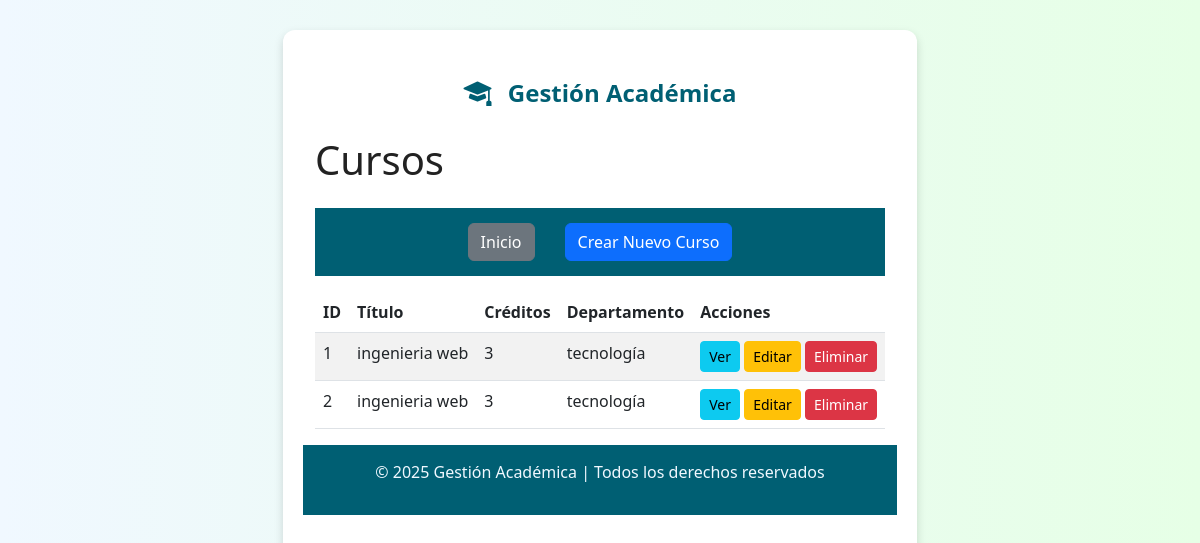
The app's page /cursos/, older data.
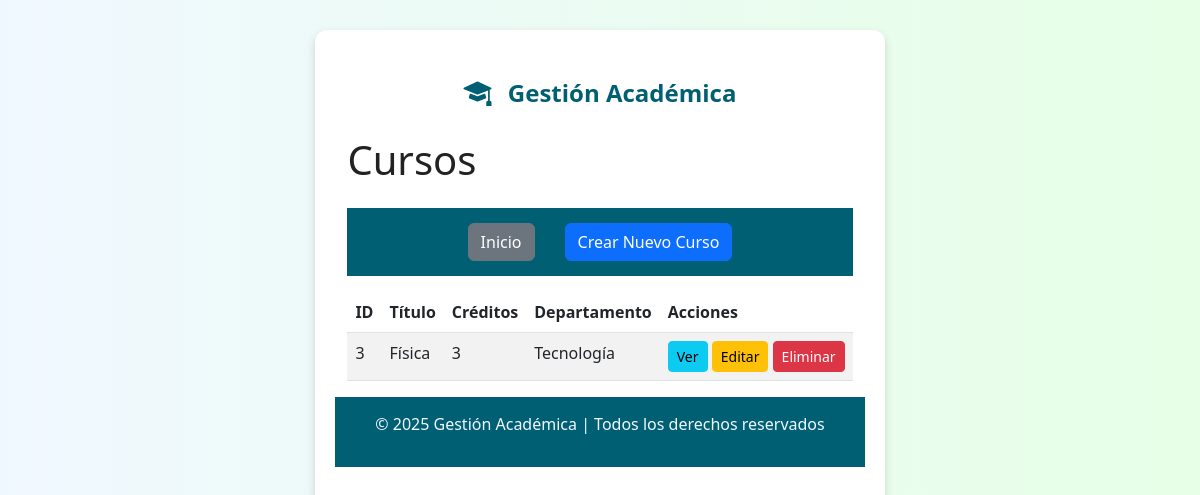
The same page, newer data.
### gestion_academica/models.py (models this page shows, shortened)
class Curso(models.Model):
    titulo = models.CharField(max_length=200)
    creditos = models.IntegerField()
    descripcion = models.TextField()
    departamento = models.ForeignKey(Departamento, on_delete=models.CASCADE, related_name='cursos')
    profesores = models.ManyToManyField(Profesor, related_name='cursos')  # Relación muchos a muchos

class Departamento(models.Model):
    nombre = models.CharField(max_length=100)
    descripcion = models.TextField()

### gestion_academica/views.py (the view)
# urls.py: path('cursos/', views.lista_cursos, name='lista_cursos'),
def lista_cursos(request):
    cursos = Curso.objects.all()
    return render(request, 'gestion_academica/lista_cursos.html', {'cursos': cursos})

### gestion_academica/templates/gestion_academica/lista_cursos.html
{% extends "base.html" %}
{% block content %}
<div class="container mt-4">
  <h1 class="mb-4">Cursos</h1>
  <nav class="mb-3">
    <a href="{% url 'home' %}" class="btn btn-secondary">Inicio</a>
    <a href="{% url 'crear_curso' %}" class="btn btn-primary">Crear Nuevo Curso</a>
  </nav>
  <table class="table table-striped">
    <thead>
      <tr>
        <th>ID</th>
        <th>Título</th>
        <th>Créditos</th>
        <th>Departamento</th>
        <th>Acciones</th>
      </tr>
    </thead>
    <tbody>
      {% for curso in cursos %}
        <tr>
          <td>{{ curso.id }}</td>
          <td>{{ curso.titulo }}</td>
          <td>{{ curso.creditos }}</td>
          <td>{{ curso.departamento.nombre }}</td>
          <td>
            <a href="{% url 'detalle_curso' curso.id %}" class="btn btn-info btn-sm">Ver</a>
            <a href="{% url 'editar_curso' curso.id %}" class="btn btn-warning btn-sm">Editar</a>
            <a href="{% url 'eliminar_curso' curso.id %}" class="btn btn-danger btn-sm">Eliminar</a>
          </td>
        </tr>
      {% empty %}
        <tr>
          <td colspan="5" class="text-center">No hay cursos registrados.</td>
        </tr>
      {% endfor %}
    </tbody>
  </table>
</div>
{% endblock %}

### gestion_academica/templates/base.html (shortened to what this page needs)
<!DOCTYPE html>
<html lang="es">
<head>
    <link rel="stylesheet" href="https://cdn.jsdelivr.net/npm/bootstrap@5.3.0/dist/css/bootstrap.min.css">
    <link rel="stylesheet" href="https://cdn.jsdelivr.net/npm/bootstrap-icons/font/bootstrap-icons.css">
</head>
<body>
    <div class="content">
        <div class="title">
            <i class="bi bi-mortarboard-fill"></i> Gestión Académica
        </div>
        {% block content %}{% endblock %}
    <footer class="footer">
        <p>&copy; 2025 Gestión Académica | Todos los derechos reservados</p>
    </footer>
</body>
</html>

### gestion_academica/templates/base.html (style rules this page uses)
html, body { height: 100%; display: flex; flex-direction: column; margin: 0; background: linear-gradient(to right, #f0f8ff, #e6ffe6); font-family: 'Segoe UI', sans-serif; color: #222; }
nav { background-color: #005f73; padding: 15px; display: flex; justify-content: center; align-items: center; }
nav a { color: #f0f8ff; margin: 0 15px; text-decoration: none; font-weight: bold; }
.content { flex: 1; max-width: 900px; margin: 30px auto; padding: 20px; background: #fff; box-shadow: 0 4px 10px rgba(0, 0, 0, 0.15); border-radius: 12px; animation: fadeIn 0.8s ease-in-out; }
.footer { background-color: #005f73; color: #f0f8ff; text-align: center; padding: 15px; width: 100%; position: relative; bottom: 0; left: 0; margin-top: auto; }
.title { text-align: center; margin-top: 20px; font-size: 24px; font-weight: bold; color: #005f73; }
.title i { font-size: 28px; margin-right: 10px; }

Row changes from the older to the newer data that the page shows:
removed Curso: id "1", titulo "ingenieria web", creditos "3", departamento.nombre "tecnología"
removed Curso: id "2", titulo "ingenieria web", creditos "3", departamento.nombre "tecnología"
added Curso: id "3", titulo "Física", creditos "3", departamento.nombre "Tecnología"
